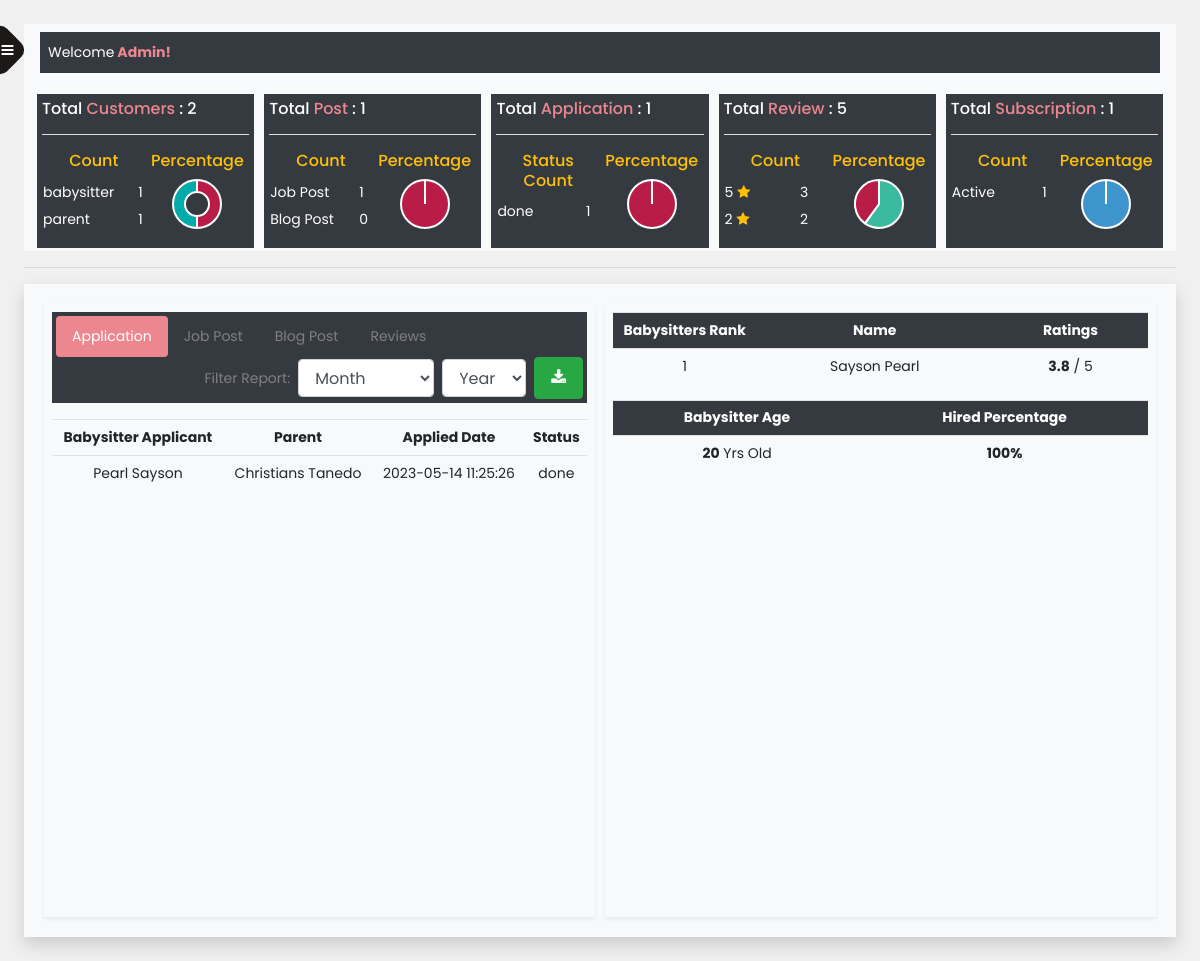
The app's page /index.php (signed in) with its own data.
### tables this page shows
CREATE TABLE `application` (
  `apply_id` varchar(50) NOT NULL,
  `babysitter_id` varchar(50) NOT NULL,
  `jobpost_id` varchar(50) NOT NULL,
  `apply_date` datetime NOT NULL DEFAULT current_timestamp(),
  `apply_status` varchar(50) NOT NULL,
  `apply_deleted` varchar(5) NOT NULL,
  `parent_id` varchar(50) NOT NULL,
  `subscription_id` varchar(50) NOT NULL
);

### index.php (the view, shortened to what the rows shown need)
<?php
include("connect.php");
?>
<!doctype html>
<html lang="en">
<head>
  <link rel="stylesheet" href="css/bootstrap.min.css">
  <link rel="stylesheet" href="https://stackpath.bootstrapcdn.com/font-awesome/4.7.0/css/font-awesome.min.css">
  <link rel="stylesheet" href="https://stackpath.bootstrapcdn.com/bootstrap/4.5.0/css/bootstrap.min.css">
  <link rel="stylesheet" href="css/index.css">
</head>
<body>
  <div class="wrapper d-flex align-items-stretch">
    <div id="content" class="p-4 ">
      <nav class="navbar navbar-expand-lg navbar-light bg-light" id="navbar">
        <div class="container-fluid d-flex justify-content-between w-100 bg-dark p-2 ">
          <div>
            <?php
            $user_sql = "SELECT `username` FROM `admin` WHERE admin_id = '" . $_SESSION['id'] . "' LIMIT 1";
            $user_query = mysqli_query($connect, $user_sql);
            if (mysqli_num_rows($user_query) > 0) {
              while ($row = mysqli_fetch_assoc($user_query)) {
                $login_user = $row['username'];
              }
              echo "<span class='text-white'>Welcome</span><b class='babyChartColor'>&nbsp;" . ucfirst($login_user) . "!</b>";
            }
            ?>
          </div>
      </nav>
              <?php
              $customer_sql = "SELECT count(`type`) as count,`type` FROM `users` GROUP BY type";
              $customer_query = mysqli_query($connect, $customer_sql);
              $total_customer = 0;
              if (mysqli_num_rows($customer_query) > 0) {
                while ($rows = mysqli_fetch_assoc($customer_query)) {
                  $total_customer += $rows['count'];
                  $customer_count[] = $rows['count'];
                }
              }
              foreach ($customer_count as $data) {
                $tbt_data[] = round((($data / $total_customer) * 100), 2);
              }
              ?>
            <script>
              var barColors = [
                "#b91d47",
                "#00aba9",
              ];
              new Chart("graph-customers", {
                type: "doughnut",
                data: {
                  labels: ["Babysitter", "Parents"],
                  datasets: [{
                    backgroundColor: barColors,
                    data: <?php echo json_encode($tbt_data); ?>
                  }]
                },
                options: {
                  responsive: false,
                  title: {
                    display: false
                  },
                  legend: {
                    display: false
                  }
                }
              });
            </script>
            <?php
            $post_query = mysqli_query($connect, "select (select count(*) from post) as post_count, count(*) as blog_count from blog");
            $total_post = 0;
            if (mysqli_num_rows($post_query) > 0) {
              while ($rows = mysqli_fetch_assoc($post_query)) {
                $total_post += $rows['post_count'] + $rows['blog_count'];
              }
            }
            ?>
              <?php
              $posts_sql = "select (select count(*) from post) as post_count, count(*) as blog_count from blog";
              $posts_query = mysqli_query($connect, $posts_sql);
              if (mysqli_num_rows($posts_query) > 0) {
                while ($rows = mysqli_fetch_assoc($posts_query)) {
                  $post_content[] =  $rows['post_count'];
                  $post_content[] =  $rows['blog_count'];
                }
              }
              foreach ($post_content as $data) {
                if($data != 0) {
                  $post_content_percentage[] = round((($data / $total_post) * 100), 2);
                }
              }
              ?>
            <script>
              var barColors = [
                "#b91d47",
                "#00aba9",
              ];
              new Chart("graph-post", {
                type: "pie",
                data: {
                  labels: ["Job", "Blog"],
                  datasets: [{
                    backgroundColor: barColors,
                    data: <?php echo json_encode($post_content_percentage); ?>
                  }]
                },
                options: {
                  responsive: false,
                  title: {
                    display: false
                  },
                  legend: {
                    display: false
                  }
                }
              });
            </script>
                  <?php
                  $query = mysqli_query($connect, "select apply_status, count(apply_status) as apply_count  from application group by apply_status desc");
                  $ratings = array();
                  $apply_count = array();
                  $review_total = 0;
                  while ($rows = mysqli_fetch_assoc($query)) {
                    $ratings[] = $rows['apply_status'];
                    $apply_count[] = $rows['apply_count'];
                    $review_total += $rows['apply_count'];
                  }
                  foreach ($apply_count as $data) {
                    $review_percentage_total1[] = round((($data / $review_total) * 100), 2);
                  }
                  ?>
                  <script>
                    new Chart("graph-application", {
                      type: 'pie',
                      data: {
                        labels: <?php echo json_encode($ratings); ?>,
                        datasets: [{
                          // label: "Population (millions)",
                          backgroundColor: ["#b91d47", "#3e95cd", "#3cba9f", "#e8c3b9", "#c45850"],
                          data: <?php echo json_encode($review_percentage_total1); ?>
                        }]
                      },
                      options: {
                        responsive: false,
                        title: {
                          display: false,
                        },
                        legend: {
                          display: false,
                        }
                      }
                    });
                  </script>
                  <?php
                  $review_query2 = mysqli_query($connect, "select review_ratings, count(review_ratings) as review_count  from reviews group by review_ratings desc");
                  $ratings = array();
                  $review_count = array();
                  $review_total = 0;
                  while ($rows = mysqli_fetch_assoc($review_query2)) {
                    $ratings[] = $rows['review_ratings'] . " stars";
                    $review_count[] = $rows['review_count'];
                    $review_total += $rows['review_count'];
                  }
                  foreach ($review_count as $data) {
                    $review_percentage_total[] = round((($data / $review_total) * 100), 2);
                  }
                  ?>
                  <script>
                    new Chart("graph-review", {
                      type: 'pie',
                      data: {
                        labels: <?php echo json_encode($ratings); ?>,
                        datasets: [{
                          // label: "Population (millions)",
                          backgroundColor: ["#3cba9f", "#b91d47", "#3e95cd", "#e8c3b9", "#c45850"],
                          data: <?php echo json_encode($review_percentage_total); ?>
                        }]
                      },
                      options: {
                        responsive: false,
                        title: {
                          display: false,
                        },
                        legend: {
                          display: false,
                        }
                      }
                    });
                  </script>
                  <?php
                  $query = mysqli_query($connect, "select status, count(status) as status_count  from subscription group by status desc");
                  $sub_status = array();
                  $sub_count = array();
                  $sub_total = 0;
                  while ($rows = mysqli_fetch_assoc($query)) {
                    $sub_status[] = $rows['status'];
                    $sub_count[] = $rows['status_count'];
                    $sub_total += $rows['status_count'];
                  }
                  foreach ($sub_count as $data) {
                    $sub_percentage[] = round((($data / $sub_total) * 100), 2);
                  }
                  ?>
                  <script>
                    new Chart("graph-subscription", {
                      type: 'pie',
                      data: {
                        labels: <?php echo json_encode($sub_status); ?>,
                        datasets: [{
                          // label: "Population (millions)",
                          backgroundColor: ["#3e95cd", "#b91d47", "#3cba9f", "#e8c3b9", "#c45850"],
                          data: <?php echo json_encode($sub_percentage); ?>
                        }]
                      },
                      options: {
                        responsive: false,
                        title: {
                          display: false,
                        },
                        legend: {
                          display: false,
                        }
                      }
                    });
                  </script>
      <div class="middle-main bg-light shadow">
        <div class="middle-content shadow-sm p-2">
          <div class="tab-content" id="pills-tabContent">
            <div class="eachTab table-responsive tab-pane fade show active" id="pills-home" role="tabpanel" aria-labelledby="pills-home-tab">
                    <?php
                    $i_application_sql = "SELECT
                                              CONCAT(users.firstname,' ',users.lastname) AS babysitter_name,
                                              CONCAT(users2.firstname,' ',users2.lastname) AS parent_name,
                                              application.apply_date,
                                              application.apply_status
                                          FROM
                                              application
                                          inner join users on users.user_id = application.babysitter_id
                                          inner join users as users2 on users2.user_id = application.parent_id
                                          ORDER BY
                                              application.apply_date DESC";
                    $i_application_query = mysqli_query($connect,$i_application_sql);
                    if(mysqli_num_rows($i_application_query)>0){
                      echo "<table class='table table-sm table-hover text-nowrap'>
                              <tr>
                                <th>Babysitter Applicant</th>
                                <th>Parent</th>
                                <th>Applied Date</th>
                                <th>Status</th>
                              </tr>";
                      while($row = mysqli_fetch_assoc($i_application_query)){
                        echo "<tr>
                                <td>".$row['babysitter_name']."</td>
                                <td>".$row['parent_name']."</td>
                                <td>".$row['apply_date']."</td>
                                <td>".$row['apply_status']."</td>
                              </tr>";
                      }
                      echo "</table>";
                    }
                    ?>
            </div>
          </div>
        </div>
        <div class="middle-content shadow-sm p-2">
          <?php
          echo '<table class="table table-sm table-hover ">';
          $top_user_query = "SELECT
                                  CONCAT(users.lastname,' ',users.firstname) as `name`,
                                  round(AVG(reviews.review_ratings),1) AS rating
                              FROM users
                              INNER JOIN reviews ON reviews.babysitter_id = users.user_id
                              GROUP BY users.lastname,users.firstname
                              ORDER BY rating DESC
                              LIMIT 10";
          $top_user = mysqli_query($connect, $top_user_query);
          if (mysqli_num_rows($top_user) > 0) {
            echo '
                          <tr class="bg-dark text-white text-center">
                              <th style="max-width: 60px;">Babysitters Rank</th>
                              <th>Name</th>
                              <th>Ratings</th>
                          </tr>
                          ';
            echo "</table>";
          }
          echo '<table class="table table-sm table-hover ">';
          $age_query = "SELECT
                                count(age) as count,
                                  users.age as age
                              FROM application
                              INNER JOIN users ON users.user_id = application.babysitter_id
                              WHERE apply_status = 'hired' OR apply_status = 'done'
                              GROUP BY age";
          $age_user = mysqli_query($connect, $age_query);
          if (mysqli_num_rows($age_user) > 0) {
            echo '
                          <tr class="bg-dark text-white text-center">
                              <th>Babysitter Age</th>
                              <th>Hired Percentage</th>
                          </tr>
                          ';
            echo "</table>";
          }
          ?>
        </div>
      </div>
    </div>
</body>
</html>

### records on screen
application: babysitter_name "Pearl Sayson", parent_name "Christians Tanedo", apply_date "2023-05-14 11:25:26", apply_status "done"

### other values on screen
$login_user "Admin"
$total_bs "2"
$rows['type'] "babysitter"
$rows['count'] "1"
$rows['type'] "parent"
$total_post "1"
$posts_count "1"
$blog_count "0"
$total_application "1"
$rows['apply_status'] "done"
$rows['apply_count'] "1"
$total_review "5"
$rows['review_ratings'] "5"
$rows['review_count'] "3"
$rows['review_ratings'] "2"
